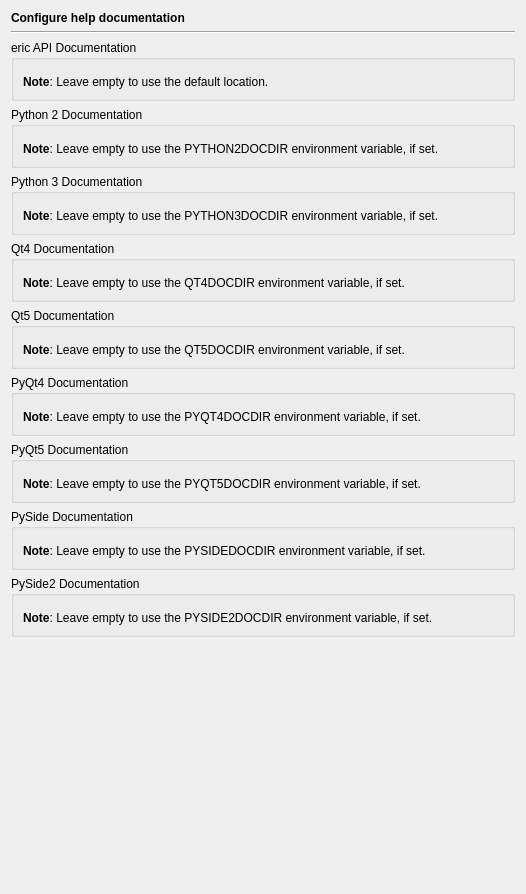
<?xml version="1.0" encoding="UTF-8"?>
<ui version="4.0">
 <class>HelpDocumentationPage</class>
 <widget class="QWidget" name="HelpDocumentationPage">
  <property name="geometry">
   <rect>
    <x>0</x>
    <y>0</y>
    <width>526</width>
    <height>894</height>
   </rect>
  </property>
  <layout class="QVBoxLayout" name="verticalLayout">
   <item>
    <widget class="QLabel" name="headerLabel">
     <property name="text">
      <string>&lt;b&gt;Configure help documentation&lt;/b&gt;</string>
     </property>
    </widget>
   </item>
   <item>
    <widget class="Line" name="line17">
     <property name="frameShape">
      <enum>QFrame::HLine</enum>
     </property>
     <property name="frameShadow">
      <enum>QFrame::Sunken</enum>
     </property>
     <property name="orientation">
      <enum>Qt::Horizontal</enum>
     </property>
    </widget>
   </item>
   <item>
    <widget class="QGroupBox" name="groupBox_9">
     <property name="title">
      <string>eric API Documentation</string>
     </property>
     <layout class="QVBoxLayout" name="verticalLayout_9">
      <item>
       <widget class="E5PathPicker" name="ericDocDirPicker" native="true">
        <property name="sizePolicy">
         <sizepolicy hsizetype="Expanding" vsizetype="Preferred">
          <horstretch>0</horstretch>
          <verstretch>0</verstretch>
         </sizepolicy>
        </property>
        <property name="focusPolicy">
         <enum>Qt::StrongFocus</enum>
        </property>
        <property name="toolTip">
         <string>Enter the eric documentation directory</string>
        </property>
       </widget>
      </item>
      <item>
       <widget class="QLabel" name="textLabel1_8_2_2_6">
        <property name="text">
         <string>&lt;b&gt;Note&lt;/b&gt;: Leave empty to use the default location.</string>
        </property>
        <property name="wordWrap">
         <bool>true</bool>
        </property>
       </widget>
      </item>
     </layout>
    </widget>
   </item>
   <item>
    <widget class="QGroupBox" name="groupBox_5">
     <property name="title">
      <string>Python 2 Documentation</string>
     </property>
     <layout class="QVBoxLayout" name="verticalLayout_2">
      <item>
       <widget class="E5PathPicker" name="python2DocDirPicker" native="true">
        <property name="sizePolicy">
         <sizepolicy hsizetype="Expanding" vsizetype="Preferred">
          <horstretch>0</horstretch>
          <verstretch>0</verstretch>
         </sizepolicy>
        </property>
        <property name="focusPolicy">
         <enum>Qt::StrongFocus</enum>
        </property>
        <property name="toolTip">
         <string>Enter the Python 2 documentation directory</string>
        </property>
       </widget>
      </item>
      <item>
       <widget class="QLabel" name="textLabel1_8_3">
        <property name="text">
         <string>&lt;b&gt;Note&lt;/b&gt;: Leave empty to use the PYTHON2DOCDIR environment variable, if set.</string>
        </property>
        <property name="wordWrap">
         <bool>true</bool>
        </property>
       </widget>
      </item>
     </layout>
    </widget>
   </item>
   <item>
    <widget class="QGroupBox" name="groupBox_4">
     <property name="title">
      <string>Python 3 Documentation</string>
     </property>
     <layout class="QVBoxLayout" name="verticalLayout_3">
      <item>
       <widget class="E5PathPicker" name="pythonDocDirPicker" native="true">
        <property name="sizePolicy">
         <sizepolicy hsizetype="Expanding" vsizetype="Preferred">
          <horstretch>0</horstretch>
          <verstretch>0</verstretch>
         </sizepolicy>
        </property>
        <property name="focusPolicy">
         <enum>Qt::StrongFocus</enum>
        </property>
        <property name="toolTip">
         <string>Enter the Python 3 documentation directory</string>
        </property>
       </widget>
      </item>
      <item>
       <widget class="QLabel" name="textLabel1_8_2">
        <property name="text">
         <string>&lt;b&gt;Note&lt;/b&gt;: Leave empty to use the PYTHON3DOCDIR environment variable, if set.</string>
        </property>
        <property name="wordWrap">
         <bool>true</bool>
        </property>
       </widget>
      </item>
     </layout>
    </widget>
   </item>
   <item>
    <widget class="QGroupBox" name="groupBox_6">
     <property name="title">
      <string>Qt4 Documentation</string>
     </property>
     <layout class="QVBoxLayout" name="verticalLayout_4">
      <item>
       <widget class="E5PathPicker" name="qt4DocDirPicker" native="true">
        <property name="sizePolicy">
         <sizepolicy hsizetype="Expanding" vsizetype="Preferred">
          <horstretch>0</horstretch>
          <verstretch>0</verstretch>
         </sizepolicy>
        </property>
        <property name="focusPolicy">
         <enum>Qt::StrongFocus</enum>
        </property>
        <property name="toolTip">
         <string>Enter the Qt4 documentation directory</string>
        </property>
       </widget>
      </item>
      <item>
       <widget class="QLabel" name="textLabel1_8_2_2_2">
        <property name="text">
         <string>&lt;b&gt;Note&lt;/b&gt;: Leave empty to use the QT4DOCDIR environment variable, if set.</string>
        </property>
        <property name="wordWrap">
         <bool>true</bool>
        </property>
       </widget>
      </item>
     </layout>
    </widget>
   </item>
   <item>
    <widget class="QGroupBox" name="groupBox_8">
     <property name="title">
      <string>Qt5 Documentation</string>
     </property>
     <layout class="QVBoxLayout" name="verticalLayout_5">
      <item>
       <widget class="E5PathPicker" name="qt5DocDirPicker" native="true">
        <property name="sizePolicy">
         <sizepolicy hsizetype="Expanding" vsizetype="Preferred">
          <horstretch>0</horstretch>
          <verstretch>0</verstretch>
         </sizepolicy>
        </property>
        <property name="focusPolicy">
         <enum>Qt::StrongFocus</enum>
        </property>
        <property name="toolTip">
         <string>Enter the Qt5 documentation directory</string>
        </property>
       </widget>
      </item>
      <item>
       <widget class="QLabel" name="textLabel1_8_2_2_4">
        <property name="text">
         <string>&lt;b&gt;Note&lt;/b&gt;: Leave empty to use the QT5DOCDIR environment variable, if set.</string>
        </property>
        <property name="wordWrap">
         <bool>true</bool>
        </property>
       </widget>
      </item>
     </layout>
    </widget>
   </item>
   <item>
    <widget class="QGroupBox" name="groupBox_7">
     <property name="title">
      <string>PyQt4 Documentation</string>
     </property>
     <layout class="QVBoxLayout" name="verticalLayout_6">
      <item>
       <widget class="E5PathPicker" name="pyqt4DocDirPicker" native="true">
        <property name="sizePolicy">
         <sizepolicy hsizetype="Expanding" vsizetype="Preferred">
          <horstretch>0</horstretch>
          <verstretch>0</verstretch>
         </sizepolicy>
        </property>
        <property name="focusPolicy">
         <enum>Qt::StrongFocus</enum>
        </property>
        <property name="toolTip">
         <string>Enter the PyQt4 documentation directory</string>
        </property>
       </widget>
      </item>
      <item>
       <widget class="QLabel" name="textLabel1_8_2_2_3">
        <property name="text">
         <string>&lt;b&gt;Note&lt;/b&gt;: Leave empty to use the PYQT4DOCDIR environment variable, if set.</string>
        </property>
        <property name="wordWrap">
         <bool>true</bool>
        </property>
       </widget>
      </item>
     </layout>
    </widget>
   </item>
   <item>
    <widget class="QGroupBox" name="pyqt5Group">
     <property name="title">
      <string>PyQt5 Documentation</string>
     </property>
     <layout class="QVBoxLayout" name="verticalLayout_7">
      <item>
       <widget class="E5PathPicker" name="pyqt5DocDirPicker" native="true">
        <property name="sizePolicy">
         <sizepolicy hsizetype="Expanding" vsizetype="Preferred">
          <horstretch>0</horstretch>
          <verstretch>0</verstretch>
         </sizepolicy>
        </property>
        <property name="focusPolicy">
         <enum>Qt::StrongFocus</enum>
        </property>
        <property name="toolTip">
         <string>Enter the PyQt5 documentation directory</string>
        </property>
       </widget>
      </item>
      <item>
       <widget class="QLabel" name="textLabel1_8_2_2_5">
        <property name="text">
         <string>&lt;b&gt;Note&lt;/b&gt;: Leave empty to use the PYQT5DOCDIR environment variable, if set.</string>
        </property>
        <property name="wordWrap">
         <bool>true</bool>
        </property>
       </widget>
      </item>
     </layout>
    </widget>
   </item>
   <item>
    <widget class="QGroupBox" name="pysideGroup">
     <property name="title">
      <string>PySide Documentation</string>
     </property>
     <layout class="QVBoxLayout" name="verticalLayout_8">
      <item>
       <widget class="E5PathPicker" name="pysideDocDirPicker" native="true">
        <property name="sizePolicy">
         <sizepolicy hsizetype="Expanding" vsizetype="Preferred">
          <horstretch>0</horstretch>
          <verstretch>0</verstretch>
         </sizepolicy>
        </property>
        <property name="focusPolicy">
         <enum>Qt::StrongFocus</enum>
        </property>
        <property name="toolTip">
         <string>Enter the PySide documentation directory</string>
        </property>
       </widget>
      </item>
      <item>
       <widget class="QLabel" name="textLabel1_8_2_2">
        <property name="text">
         <string>&lt;b&gt;Note&lt;/b&gt;: Leave empty to use the PYSIDEDOCDIR environment variable, if set.</string>
        </property>
        <property name="wordWrap">
         <bool>true</bool>
        </property>
       </widget>
      </item>
     </layout>
    </widget>
   </item>
   <item>
    <widget class="QGroupBox" name="pyside2Group">
     <property name="title">
      <string>PySide2 Documentation</string>
     </property>
     <layout class="QVBoxLayout" name="verticalLayout_10">
      <item>
       <widget class="E5PathPicker" name="pyside2DocDirPicker" native="true">
        <property name="sizePolicy">
         <sizepolicy hsizetype="Expanding" vsizetype="Preferred">
          <horstretch>0</horstretch>
          <verstretch>0</verstretch>
         </sizepolicy>
        </property>
        <property name="focusPolicy">
         <enum>Qt::StrongFocus</enum>
        </property>
        <property name="toolTip">
         <string>Enter the PySide2 documentation directory</string>
        </property>
       </widget>
      </item>
      <item>
       <widget class="QLabel" name="textLabel1_8_2_3">
        <property name="text">
         <string>&lt;b&gt;Note&lt;/b&gt;: Leave empty to use the PYSIDE2DOCDIR environment variable, if set.</string>
        </property>
        <property name="wordWrap">
         <bool>true</bool>
        </property>
       </widget>
      </item>
     </layout>
    </widget>
   </item>
   <item>
    <spacer>
     <property name="orientation">
      <enum>Qt::Vertical</enum>
     </property>
     <property name="sizeHint" stdset="0">
      <size>
       <width>479</width>
       <height>41</height>
      </size>
     </property>
    </spacer>
   </item>
  </layout>
 </widget>
 <customwidgets>
  <customwidget>
   <class>E5PathPicker</class>
   <extends>QWidget</extends>
   <header>E5Gui/E5PathPicker.h</header>
   <container>1</container>
  </customwidget>
 </customwidgets>
 <tabstops>
  <tabstop>ericDocDirPicker</tabstop>
  <tabstop>python2DocDirPicker</tabstop>
  <tabstop>pythonDocDirPicker</tabstop>
  <tabstop>qt4DocDirPicker</tabstop>
  <tabstop>qt5DocDirPicker</tabstop>
  <tabstop>pyqt4DocDirPicker</tabstop>
  <tabstop>pyqt5DocDirPicker</tabstop>
  <tabstop>pysideDocDirPicker</tabstop>
 </tabstops>
 <resources/>
 <connections/>
</ui>
